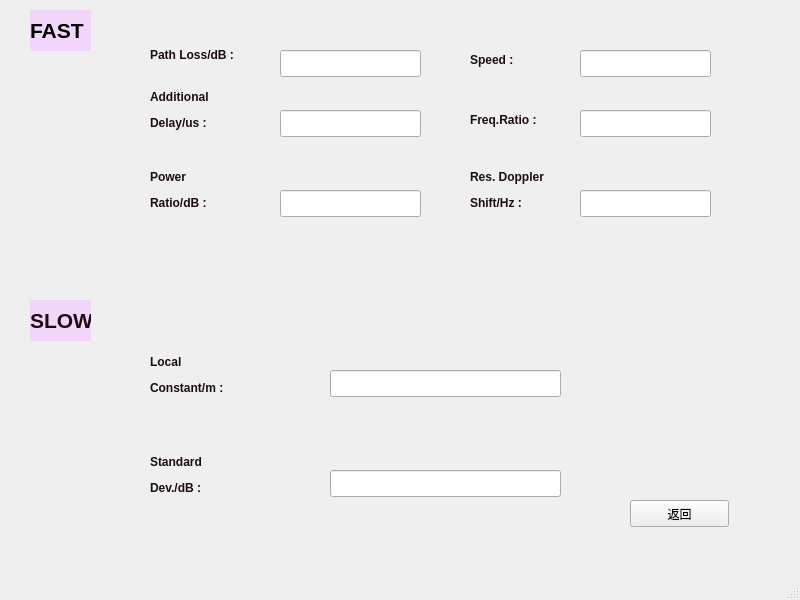
<?xml version="1.0" encoding="UTF-8"?>
<ui version="4.0">
 <class>MainWindow3_1_4</class>
 <widget class="QMainWindow" name="MainWindow3_1_4">
  <property name="geometry">
   <rect>
    <x>0</x>
    <y>0</y>
    <width>800</width>
    <height>600</height>
   </rect>
  </property>
  <property name="windowTitle">
   <string>MainWindow</string>
  </property>
  <widget class="QWidget" name="centralwidget">
   <widget class="QPushButton" name="pushreturnButton_1">
    <property name="geometry">
     <rect>
      <x>630</x>
      <y>500</y>
      <width>99</width>
      <height>27</height>
     </rect>
    </property>
    <property name="text">
     <string>返回</string>
    </property>
   </widget>
   <widget class="QLabel" name="label_4">
    <property name="geometry">
     <rect>
      <x>30</x>
      <y>300</y>
      <width>61</width>
      <height>41</height>
     </rect>
    </property>
    <property name="styleSheet">
     <string notr="true">background-color:rgb(242, 213, 251)</string>
    </property>
    <property name="text">
     <string>&lt;html&gt;&lt;head/&gt;&lt;body&gt;&lt;p&gt;&lt;span style=&quot; font-size:16pt; font-weight:600; color:#1b0d0d;&quot;&gt;SLOW&lt;/span&gt;&lt;/p&gt;&lt;/body&gt;&lt;/html&gt;</string>
    </property>
   </widget>
   <widget class="QLabel" name="label_2">
    <property name="geometry">
     <rect>
      <x>30</x>
      <y>10</y>
      <width>61</width>
      <height>41</height>
     </rect>
    </property>
    <property name="styleSheet">
     <string notr="true">background-color:rgb(242, 213, 251)</string>
    </property>
    <property name="text">
     <string>&lt;html&gt;&lt;head/&gt;&lt;body&gt;&lt;p&gt;&lt;span style=&quot; font-size:16pt; font-weight:600;&quot;&gt;FAST&lt;/span&gt;&lt;/p&gt;&lt;/body&gt;&lt;/html&gt;</string>
    </property>
   </widget>
   <widget class="QLabel" name="label_8">
    <property name="geometry">
     <rect>
      <x>470</x>
      <y>30</y>
      <width>101</width>
      <height>61</height>
     </rect>
    </property>
    <property name="styleSheet">
     <string notr="true">color:rgb(27, 13, 13)</string>
    </property>
    <property name="text">
     <string>&lt;html&gt;&lt;head/&gt;&lt;body&gt;&lt;p&gt;&lt;span style=&quot; font-weight:600;&quot;&gt;Speed :&lt;/span&gt;&lt;/p&gt;&lt;/body&gt;&lt;/html&gt;</string>
    </property>
   </widget>
   <widget class="QLineEdit" name="lineEdit_9">
    <property name="geometry">
     <rect>
      <x>580</x>
      <y>110</y>
      <width>131</width>
      <height>27</height>
     </rect>
    </property>
   </widget>
   <widget class="QLineEdit" name="lineEdit">
    <property name="geometry">
     <rect>
      <x>280</x>
      <y>50</y>
      <width>141</width>
      <height>27</height>
     </rect>
    </property>
   </widget>
   <widget class="QLineEdit" name="lineEdit_10">
    <property name="geometry">
     <rect>
      <x>580</x>
      <y>190</y>
      <width>131</width>
      <height>27</height>
     </rect>
    </property>
   </widget>
   <widget class="QLineEdit" name="lineEdit_2">
    <property name="geometry">
     <rect>
      <x>280</x>
      <y>110</y>
      <width>141</width>
      <height>27</height>
     </rect>
    </property>
   </widget>
   <widget class="QLabel" name="label_9">
    <property name="geometry">
     <rect>
      <x>470</x>
      <y>90</y>
      <width>101</width>
      <height>61</height>
     </rect>
    </property>
    <property name="styleSheet">
     <string notr="true">color:rgb(27, 13, 13)</string>
    </property>
    <property name="text">
     <string>&lt;html&gt;&lt;head/&gt;&lt;body&gt;&lt;p&gt;&lt;span style=&quot; font-weight:600;&quot;&gt;Freq.Ratio :&lt;/span&gt;&lt;/p&gt;&lt;/body&gt;&lt;/html&gt;</string>
    </property>
   </widget>
   <widget class="QLineEdit" name="lineEdit_4">
    <property name="geometry">
     <rect>
      <x>280</x>
      <y>190</y>
      <width>141</width>
      <height>27</height>
     </rect>
    </property>
   </widget>
   <widget class="QLabel" name="label_11">
    <property name="geometry">
     <rect>
      <x>150</x>
      <y>160</y>
      <width>101</width>
      <height>61</height>
     </rect>
    </property>
    <property name="styleSheet">
     <string notr="true">color:rgb(27, 13, 13)</string>
    </property>
    <property name="text">
     <string>&lt;html&gt;&lt;head/&gt;&lt;body&gt;&lt;p&gt;&lt;span style=&quot; font-weight:600;&quot;&gt;Power&lt;/span&gt;&lt;/p&gt;&lt;p&gt;&lt;span style=&quot; font-weight:600;&quot;&gt;Ratio/dB :&lt;/span&gt;&lt;/p&gt;&lt;/body&gt;&lt;/html&gt;</string>
    </property>
   </widget>
   <widget class="QLabel" name="label">
    <property name="geometry">
     <rect>
      <x>150</x>
      <y>20</y>
      <width>111</width>
      <height>71</height>
     </rect>
    </property>
    <property name="autoFillBackground">
     <bool>false</bool>
    </property>
    <property name="styleSheet">
     <string notr="true">color:rgb(27, 13, 13)</string>
    </property>
    <property name="text">
     <string>&lt;html&gt;&lt;head/&gt;&lt;body&gt;&lt;p&gt;&lt;span style=&quot; font-weight:600;&quot;&gt;Path Loss/dB :&lt;/span&gt;&lt;/p&gt;&lt;/body&gt;&lt;/html&gt;</string>
    </property>
   </widget>
   <widget class="QLineEdit" name="lineEdit_5">
    <property name="geometry">
     <rect>
      <x>580</x>
      <y>50</y>
      <width>131</width>
      <height>27</height>
     </rect>
    </property>
   </widget>
   <widget class="QLabel" name="label_3">
    <property name="geometry">
     <rect>
      <x>150</x>
      <y>80</y>
      <width>71</width>
      <height>61</height>
     </rect>
    </property>
    <property name="styleSheet">
     <string notr="true">color:rgb(27, 13, 13)</string>
    </property>
    <property name="text">
     <string>&lt;html&gt;&lt;head/&gt;&lt;body&gt;&lt;p&gt;&lt;span style=&quot; font-weight:600;&quot;&gt;Additional&lt;/span&gt;&lt;/p&gt;&lt;p&gt;&lt;span style=&quot; font-weight:600;&quot;&gt;Delay/us :&lt;/span&gt;&lt;/p&gt;&lt;/body&gt;&lt;/html&gt;</string>
    </property>
   </widget>
   <widget class="QLabel" name="label_12">
    <property name="geometry">
     <rect>
      <x>470</x>
      <y>160</y>
      <width>101</width>
      <height>61</height>
     </rect>
    </property>
    <property name="styleSheet">
     <string notr="true">color:rgb(27, 13, 13)</string>
    </property>
    <property name="text">
     <string>&lt;html&gt;&lt;head/&gt;&lt;body&gt;&lt;p&gt;&lt;span style=&quot; font-weight:600;&quot;&gt;Res. Doppler&lt;/span&gt;&lt;/p&gt;&lt;p&gt;&lt;span style=&quot; font-weight:600;&quot;&gt;Shift/Hz :&lt;/span&gt;&lt;/p&gt;&lt;/body&gt;&lt;/html&gt;</string>
    </property>
   </widget>
   <widget class="QLabel" name="label_6">
    <property name="geometry">
     <rect>
      <x>150</x>
      <y>450</y>
      <width>67</width>
      <height>51</height>
     </rect>
    </property>
    <property name="styleSheet">
     <string notr="true">color:rgb(27, 13, 13)</string>
    </property>
    <property name="text">
     <string>&lt;html&gt;&lt;head/&gt;&lt;body&gt;&lt;p&gt;&lt;span style=&quot; font-weight:600;&quot;&gt;Standard&lt;/span&gt;&lt;/p&gt;&lt;p&gt;&lt;span style=&quot; font-weight:600;&quot;&gt;Dev./dB :&lt;/span&gt;&lt;/p&gt;&lt;/body&gt;&lt;/html&gt;</string>
    </property>
   </widget>
   <widget class="QLabel" name="label_5">
    <property name="geometry">
     <rect>
      <x>150</x>
      <y>340</y>
      <width>111</width>
      <height>71</height>
     </rect>
    </property>
    <property name="styleSheet">
     <string notr="true">color:rgb(27, 13, 13)</string>
    </property>
    <property name="text">
     <string>&lt;html&gt;&lt;head/&gt;&lt;body&gt;&lt;p&gt;&lt;span style=&quot; font-weight:600;&quot;&gt;Local&lt;/span&gt;&lt;/p&gt;&lt;p&gt;&lt;span style=&quot; font-weight:600;&quot;&gt;Constant/m :&lt;/span&gt;&lt;/p&gt;&lt;/body&gt;&lt;/html&gt;</string>
    </property>
   </widget>
   <widget class="QLineEdit" name="lineEdit_7">
    <property name="geometry">
     <rect>
      <x>330</x>
      <y>370</y>
      <width>231</width>
      <height>27</height>
     </rect>
    </property>
   </widget>
   <widget class="QLineEdit" name="lineEdit_8">
    <property name="geometry">
     <rect>
      <x>330</x>
      <y>470</y>
      <width>231</width>
      <height>27</height>
     </rect>
    </property>
   </widget>
  </widget>
  <widget class="QMenuBar" name="menubar">
   <property name="geometry">
    <rect>
     <x>0</x>
     <y>0</y>
     <width>800</width>
     <height>28</height>
    </rect>
   </property>
  </widget>
  <widget class="QStatusBar" name="statusbar"/>
 </widget>
 <resources/>
 <connections/>
</ui>
